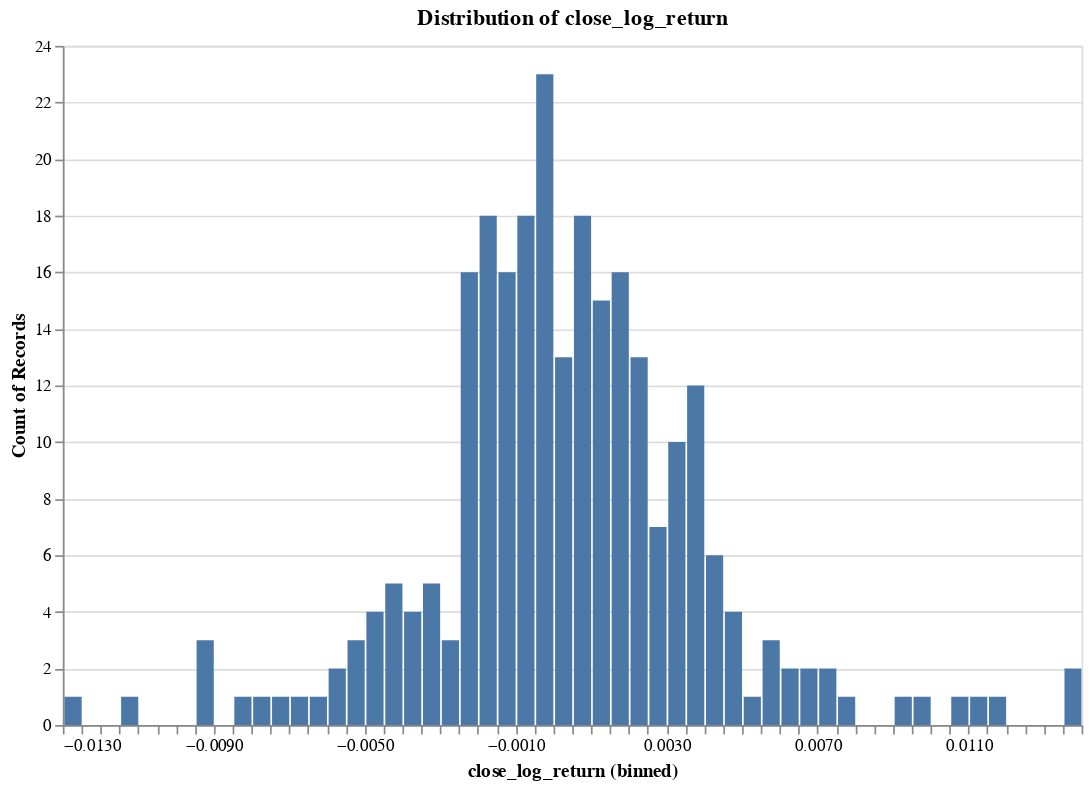

The code cell stored with this chart in its notebook:
### Code cell
research.plot_distribution(ts, target, no_bins = 100)

### Figure 1 — Vega specification as saved in the notebook (floating-point values rounded to 4 significant figures)
{"$schema": "https://vega.github.io/schema/vega/v5.json", "data": [{"name": "param_4_store"}, {"name": "source_0", "values": [{"__count": 23, "bin_maxbins_100_close_log_return": -0.0005, "bin_maxbins_100_close_log_return_end": -4.337e-19}, {"__count": 16, "bin_maxbins_100_close_log_return": -0.0015, "bin_maxbins_100_close_log_return_end": -0.001}, {"__count": 13, "bin_maxbins_100_close_log_return": 0.002, "bin_maxbins_100_close_log_return_end": 0.0025}, {"__count": 16, "bin_maxbins_100_close_log_return": 0.0015, "bin_maxbins_100_close_log_return_end": 0.002}, {"__count": 13, "bin_maxbins_100_close_log_return": 0.0, "bin_maxbins_100_close_log_return_end": 0.0005}, {"__count": 18, "bin_maxbins_100_close_log_return": -0.001, "bin_maxbins_100_close_log_return_end": -0.0005}, {"__count": 1, "bin_maxbins_100_close_log_return": 0.0105, "bin_maxbins_100_close_log_return_end": 0.011}, {"__count": 2, "bin_maxbins_100_close_log_return": 0.0065, "bin_maxbins_100_close_log_return_end": 0.007}, {"__count": 18, "bin_maxbins_100_close_log_return": -0.002, "bin_maxbins_100_close_log_return_end": -0.0015}, {"__count": 12, "bin_maxbins_100_close_log_return": 0.0035, "bin_maxbins_100_close_log_return_end": 0.004}, {"__count": 15, "bin_maxbins_100_close_log_return": 0.001, "bin_maxbins_100_close_log_return_end": 0.0015}, {"__count": 16, "bin_maxbins_100_close_log_return": -0.0025, "bin_maxbins_100_close_log_return_end": -0.002}, {"__count": 2, "bin_maxbins_100_close_log_return": -0.006, "bin_maxbins_100_close_log_return_end": -0.0055}, {"__count": 10, "bin_maxbins_100_close_log_return": 0.003, "bin_maxbins_100_close_log_return_end": 0.0035}, {"__count": 5, "bin_maxbins_100_close_log_return": -0.0045, "bin_maxbins_100_close_log_return_end": -0.004}, {"__count": 6, "bin_maxbins_100_close_log_return": 0.004, "bin_maxbins_100_close_log_return_end": 0.0045}, {"__count": 3, "bin_maxbins_100_close_log_return": 0.0055, "bin_maxbins_100_close_log_return_end": 0.006}, {"__count": 18, "bin_maxbins_100_close_log_return": 0.0005, "bin_maxbins_100_close_log_return_end": 0.001}, {"__count": 7, "bin_maxbins_100_close_log_return": 0.0025, "bin_maxbins_100_close_log_return_end": 0.003}, {"__count": 3, "bin_maxbins_100_close_log_return": -0.003, "bin_maxbins_100_close_log_return_end": -0.0025}, {"__count": 2, "bin_maxbins_100_close_log_return": 0.0135, "bin_maxbins_100_close_log_return_end": 0.014}, {"__count": 5, "bin_maxbins_100_close_log_return": -0.0035, "bin_maxbins_100_close_log_return_end": -0.003}, {"__count": 1, "bin_maxbins_100_close_log_return": -0.0065, "bin_maxbins_100_close_log_return_end": -0.006}, {"__count": 2, "bin_maxbins_100_close_log_return": 0.007, "bin_maxbins_100_close_log_return_end": 0.0075}, {"__count": 1, "bin_maxbins_100_close_log_return": 0.005, "bin_maxbins_100_close_log_return_end": 0.0055}, {"__count": 1, "bin_maxbins_100_close_log_return": -0.007, "bin_maxbins_100_close_log_return_end": -0.0065}, {"__count": 1, "bin_maxbins_100_close_log_return": 0.009, "bin_maxbins_100_close_log_return_end": 0.0095}, {"__count": 4, "bin_maxbins_100_close_log_return": 0.0045, "bin_maxbins_100_close_log_return_end": 0.005}, {"__count": 1, "bin_maxbins_100_close_log_return": 0.011, "bin_maxbins_100_close_log_return_end": 0.0115}, {"__count": 1, "bin_maxbins_100_close_log_return": 0.0115, "bin_maxbins_100_close_log_return_end": 0.012}, {"__count": 1, "bin_maxbins_100_close_log_return": -0.013, "bin_maxbins_100_close_log_return_end": -0.0125}, {"__count": 4, "bin_maxbins_100_close_log_return": -0.005, "bin_maxbins_100_close_log_return_end": -0.0045}, {"__count": 4, "bin_maxbins_100_close_log_return": -0.004, "bin_maxbins_100_close_log_return_end": -0.0035}, {"__count": 3, "bin_maxbins_100_close_log_return": -0.0055, "bin_maxbins_100_close_log_return_end": -0.005}, {"__count": 1, "bin_maxbins_100_close_log_return": -0.0085, "bin_maxbins_100_close_log_return_end": -0.008}, {"__count": 3, "bin_maxbins_100_close_log_return": -0.0095, "bin_maxbins_100_close_log_return_end": -0.009}, {"__count": 1, "bin_maxbins_100_close_log_return": -0.0075, "bin_maxbins_100_close_log_return_end": -0.007}, {"__count": 2, "bin_maxbins_100_close_log_return": 0.006, "bin_maxbins_100_close_log_return_end": 0.0065}, {"__count": 1, "bin_maxbins_100_close_log_return": 0.0075, "bin_maxbins_100_close_log_return_end": 0.008}, {"__count": 1, "bin_maxbins_100_close_log_return": -0.008, "bin_maxbins_100_close_log_return_end": -0.0075}, {"__count": 1, "bin_maxbins_100_close_log_return": -0.0115, "bin_maxbins_100_close_log_return_end": -0.011}, {"__count": 1, "bin_maxbins_100_close_log_return": 0.0095, "bin_maxbins_100_close_log_return_end": 0.01}]}, {"name": "source_0_y_domain___count", "values": [{"min": 1, "max": 23}]}], "signals": [{"name": "bin_maxbins_100_close_log_return_bins", "value": {"fields": ["close_log_return"], "fname": "bin_close_log_return", "start": -0.013, "step": 0.0005, "stop": 0.014}}, {"name": "unit", "value": {}, "on": [{"events": "pointermove", "update": "isTuple(group()) ? group() : unit"}]}, {"name": "param_4", "update": "vlSelectionResolve(\"param_4_store\", \"union\")"}, {"name": "param_4_close_log_return", "on": [{"events": [{"source": "view", "type": "dblclick"}], "update": "null"}, {"events": {"signal": "param_4_translate_delta"}, "update": "panLinear(param_4_translate_anchor.extent_x, -param_4_translate_delta.x / width)"}, {"events": {"signal": "param_4_zoom_delta"}, "update": "zoomLinear(domain(\"x\"), param_4_zoom_anchor.x, param_4_zoom_delta)"}]}, {"name": "param_4_tuple", "on": [{"events": [{"signal": "param_4_close_log_return"}], "update": "param_4_close_log_return ? {unit: \"\", fields: param_4_tuple_fields, values: [param_4_close_log_return]} : null"}]}, {"name": "param_4_tuple_fields", "value": [{"field": "close_log_return", "channel": "x", "type": "R"}]}, {"name": "param_4_translate_anchor", "value": {}, "on": [{"events": [{"source": "scope", "type": "pointerdown"}], "update": "{x: x(unit), y: y(unit), extent_x: domain(\"x\")}"}]}, {"name": "param_4_translate_delta", "value": {}, "on": [{"events": [{"source": "window", "between": [{"source": "scope", "type": "pointerdown"}, {"source": "window", "type": "pointerup"}], "type": "pointermove", "consume": true}], "update": "{x: param_4_translate_anchor.x - x(unit), y: param_4_translate_anchor.y - y(unit)}"}]}, {"name": "param_4_zoom_anchor", "on": [{"events": [{"source": "scope", "consume": true, "type": "wheel"}], "update": "{x: invert(\"x\", x(unit)), y: invert(\"y\", y(unit))}"}]}, {"name": "param_4_zoom_delta", "on": [{"events": [{"source": "scope", "type": "wheel", "consume": true}], "update": "pow(1.001, event.deltaY * pow(16, event.deltaMode))", "force": true}]}, {"name": "param_4_modify", "on": [{"events": {"signal": "param_4_tuple"}, "update": "modify(\"param_4_store\", param_4_tuple, true)"}]}], "marks": [{"type": "rect", "name": "marks", "from": {"data": "source_0"}, "encode": {"update": {"y": {"field": "__count", "scale": "y"}, "fill": {"value": "#4c78a8"}, "x2": {"field": "bin_maxbins_100_close_log_return", "scale": "x", "offset": {"signal": "0.5 + (abs(scale(\"x\", datum[\"bin_maxbins_100_close_log_return_end\"]) - scale(\"x\", datum[\"bin_maxbins_100_close_log_return\"])) < 0.25 ? -0.5 * (0.25 - (abs(scale(\"x\", datum[\"bin_maxbins_100_close_log_return_end\"]) - scale(\"x\", datum[\"bin_maxbins_100_close_log_return\"])))) : 0.5)"}}, "x": {"field": "bin_maxbins_100_close_log_return_end", "scale": "x", "offset": {"signal": "0.5 + (abs(scale(\"x\", datum[\"bin_maxbins_100_close_log_return_end\"]) - scale(\"x\", datum[\"bin_maxbins_100_close_log_return\"])) < 0.25 ? 0.5 * (0.25 - (abs(scale(\"x\", datum[\"bin_maxbins_100_close_log_return_end\"]) - scale(\"x\", datum[\"bin_maxbins_100_close_log_return\"])))) : -0.5)"}}, "y2": {"value": 0, "scale": "y"}}}, "clip": true, "style": ["bar"], "interactive": true}], "scales": [{"name": "x", "type": "linear", "domain": {"signal": "[bin_maxbins_100_close_log_return_bins.start, bin_maxbins_100_close_log_return_bins.stop]"}, "range": [0, {"signal": "width"}], "bins": {"signal": "bin_maxbins_100_close_log_return_bins"}, "domainRaw": {"signal": "param_4[\"close_log_return\"]"}, "zero": false}, {"name": "y", "type": "linear", "domain": [{"signal": "(data(\"source_0_y_domain___count\")[0] || {}).min"}, {"signal": "(data(\"source_0_y_domain___count\")[0] || {}).max"}], "range": [{"signal": "height"}, 0], "zero": true, "nice": true}], "axes": [{"scale": "y", "tickCount": {"signal": "ceil(height/40)"}, "labels": false, "maxExtent": 0, "aria": false, "ticks": false, "zindex": 0, "orient": "left", "gridScale": "x", "minExtent": 0, "domain": false, "grid": true}, {"scale": "x", "title": "close_log_return (binned)", "labelFlush": true, "labelOverlap": true, "orient": "bottom", "zindex": 0, "tickCount": {"signal": "ceil(width/10)"}, "grid": false}, {"scale": "y", "title": "Count of Records", "tickCount": {"signal": "ceil(height/40)"}, "grid": false, "zindex": 0, "orient": "left", "labelOverlap": true}], "title": {"text": "Distribution of close_log_return", "frame": "group"}, "padding": 5, "width": 600, "height": 400, "background": "white", "style": "cell"}
